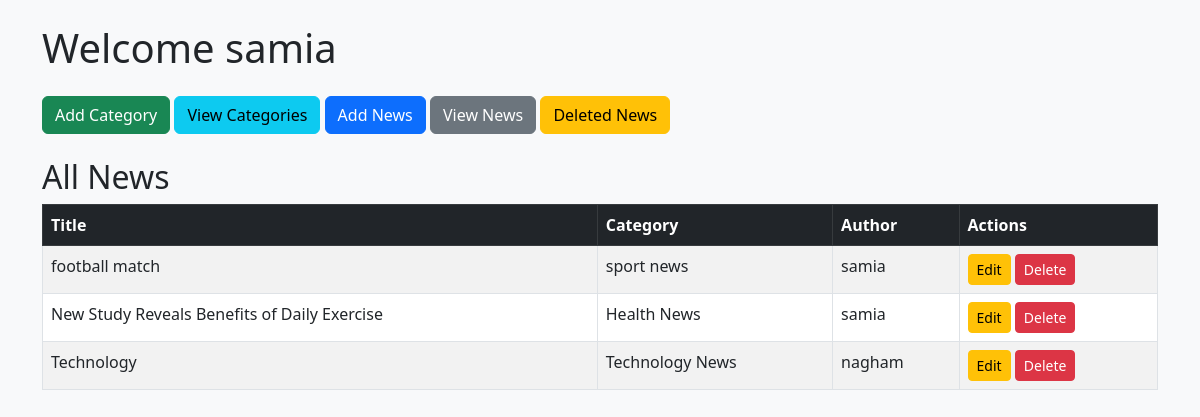
/dashboard.php (signed in), run on the app's committed database.
### tables this page shows
CREATE TABLE `news` (
  `id` int(11) NOT NULL,
  `title` varchar(100) DEFAULT NULL,
  `category_id` int(11) DEFAULT NULL,
  `details` text DEFAULT NULL,
  `image` varchar(100) DEFAULT NULL,
  `user_id` int(11) DEFAULT NULL,
  `deleted` tinyint(1) DEFAULT 0
);

CREATE TABLE `categories` (
  `id` int(11) NOT NULL,
  `name` varchar(50) DEFAULT NULL
);

CREATE TABLE `users` (
  `id` int(11) NOT NULL,
  `name` varchar(50) DEFAULT NULL,
  `email` varchar(50) DEFAULT NULL,
  `password` varchar(255) DEFAULT NULL
);

### dashboard.php (the view, shortened to what this page needs)
<?php
$conn = mysqli_connect("localhost","root","","news_system");
$res = mysqli_query($conn,"SELECT news.*, categories.name AS cat_name, users.name AS user_name
  FROM news
  JOIN categories ON news.category_id=categories.id
  JOIN users ON news.user_id=users.id
  WHERE deleted=0");
?>
<!DOCTYPE html>
<html lang="en">
<head>
  <link href="https://cdn.jsdelivr.net/npm/bootstrap@5.3.0/dist/css/bootstrap.min.css" rel="stylesheet">
</head>
<body class="bg-light">
<div class="container mt-4">
  <h1 class="mb-4">Welcome <?= $_SESSION['name']; ?></h1>
  <div class="mb-4">
    <a href="add_category.php" class="btn btn-success">Add Category</a>
    <a href="view_categories.php" class="btn btn-info">View Categories</a>
    <a href="add_news.php" class="btn btn-primary">Add News</a>
    <a href="view_news.php" class="btn btn-secondary">View News</a>
    <a href="deleted_news.php" class="btn btn-warning">Deleted News</a>
  </div>
  <h2>All News</h2>
  <table class="table table-striped table-bordered">
    <thead class="table-dark">
      <tr>
        <th>Title</th>
        <th>Category</th>
        <th>Author</th>
        <th>Actions</th>
      </tr>
    </thead>
    <tbody>
      <?php while($row = mysqli_fetch_assoc($res)){ ?>
        <tr>
          <td><?= $row['title']; ?></td>
          <td><?= $row['cat_name']; ?></td>
          <td><?= $row['user_name']; ?></td>
          <td>
            <a href="edit_news.php?id=<?= $row['id']; ?>" class="btn btn-sm btn-warning">Edit</a>
            <a href="delete_news.php?id=<?= $row['id']; ?>" class="btn btn-sm btn-danger">Delete</a>
          </td>
        </tr>
      <?php } ?>
    </tbody>
  </table>
</div>
</body>
</html>

### data on the page
news: title "football match", category.name "sport news", user.name "samia"
news: title "New Study Reveals Benefits of Daily Exercise", category.name "Health News", user.name "samia"
news: title "Technology", category.name "Technology News", user.name "nagham"

### other printed values
$_SESSION['name'] "samia"
